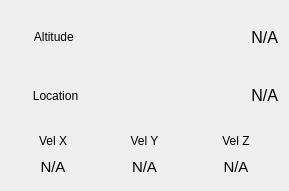
<?xml version="1.0" encoding="UTF-8"?>
<ui version="4.0">
 <class>MovementWidget</class>
 <widget class="QWidget" name="MovementWidget">
  <property name="geometry">
   <rect>
    <x>0</x>
    <y>0</y>
    <width>289</width>
    <height>191</height>
   </rect>
  </property>
  <property name="sizePolicy">
   <sizepolicy hsizetype="Preferred" vsizetype="Minimum">
    <horstretch>0</horstretch>
    <verstretch>0</verstretch>
   </sizepolicy>
  </property>
  <property name="windowTitle">
   <string>Form</string>
  </property>
  <property name="styleSheet">
   <string notr="true">QLabel{
	color:black;
	padding:5px;
	background-color:rgb(211, 211, 211)
}

QLabel#altTitle{
	background-color:rgb(147, 194, 255)
}

QLabel#locTitle {
	background-color:rgb(175, 225, 129)
}

QLabel#alt, QLabel#loc{
	padding-right:5px;
	padding-top:8px;
	padding-bottom:8px;
	font: 12pt;
	background-color: rgb(240, 240, 240);
}

QLabel#velX, QLabel#velY,QLabel#velZ,QLabel#pitch, QLabel#roll, QLabel#yaw{
	padding-top:8px;
	padding-bottom:8px;
	font-size:11pt;
	background-color: rgb(240, 240, 240);
};
</string>
  </property>
  <layout class="QGridLayout" name="gridLayout">
   <property name="horizontalSpacing">
    <number>0</number>
   </property>
   <property name="verticalSpacing">
    <number>7</number>
   </property>
   <item row="0" column="1">
    <widget class="QLabel" name="altTitle">
     <property name="sizePolicy">
      <sizepolicy hsizetype="Preferred" vsizetype="Minimum">
       <horstretch>0</horstretch>
       <verstretch>0</verstretch>
      </sizepolicy>
     </property>
     <property name="accessibleName">
      <string notr="true"/>
     </property>
     <property name="lineWidth">
      <number>1</number>
     </property>
     <property name="text">
      <string>Altitude </string>
     </property>
     <property name="alignment">
      <set>Qt::AlignCenter</set>
     </property>
    </widget>
   </item>
   <item row="3" column="2" colspan="2">
    <widget class="QLabel" name="loc">
     <property name="sizePolicy">
      <sizepolicy hsizetype="Preferred" vsizetype="Minimum">
       <horstretch>0</horstretch>
       <verstretch>0</verstretch>
      </sizepolicy>
     </property>
     <property name="font">
      <font>
       <pointsize>12</pointsize>
       <weight>50</weight>
       <italic>false</italic>
       <bold>false</bold>
      </font>
     </property>
     <property name="styleSheet">
      <string notr="true"/>
     </property>
     <property name="text">
      <string>N/A</string>
     </property>
     <property name="alignment">
      <set>Qt::AlignRight|Qt::AlignTrailing|Qt::AlignVCenter</set>
     </property>
     <property name="margin">
      <number>0</number>
     </property>
    </widget>
   </item>
   <item row="3" column="1">
    <widget class="QLabel" name="locTitle">
     <property name="sizePolicy">
      <sizepolicy hsizetype="Minimum" vsizetype="Minimum">
       <horstretch>0</horstretch>
       <verstretch>0</verstretch>
      </sizepolicy>
     </property>
     <property name="maximumSize">
      <size>
       <width>16777215</width>
       <height>16777214</height>
      </size>
     </property>
     <property name="text">
      <string>Location</string>
     </property>
     <property name="alignment">
      <set>Qt::AlignCenter</set>
     </property>
    </widget>
   </item>
   <item row="0" column="2" colspan="2">
    <widget class="QLabel" name="alt">
     <property name="sizePolicy">
      <sizepolicy hsizetype="Preferred" vsizetype="Minimum">
       <horstretch>0</horstretch>
       <verstretch>0</verstretch>
      </sizepolicy>
     </property>
     <property name="font">
      <font>
       <pointsize>12</pointsize>
       <weight>50</weight>
       <italic>false</italic>
       <bold>false</bold>
      </font>
     </property>
     <property name="accessibleName">
      <string/>
     </property>
     <property name="styleSheet">
      <string notr="true"/>
     </property>
     <property name="text">
      <string>N/A</string>
     </property>
     <property name="alignment">
      <set>Qt::AlignRight|Qt::AlignTrailing|Qt::AlignVCenter</set>
     </property>
     <property name="margin">
      <number>0</number>
     </property>
    </widget>
   </item>
   <item row="4" column="1" colspan="3">
    <layout class="QGridLayout" name="gridLayout_2">
     <property name="horizontalSpacing">
      <number>7</number>
     </property>
     <property name="verticalSpacing">
      <number>0</number>
     </property>
     <item row="3" column="1">
      <widget class="QLabel" name="velY">
       <property name="font">
        <font>
         <pointsize>11</pointsize>
        </font>
       </property>
       <property name="styleSheet">
        <string notr="true"/>
       </property>
       <property name="text">
        <string>N/A</string>
       </property>
       <property name="alignment">
        <set>Qt::AlignCenter</set>
       </property>
       <property name="margin">
        <number>0</number>
       </property>
      </widget>
     </item>
     <item row="3" column="0">
      <widget class="QLabel" name="velX">
       <property name="font">
        <font>
         <pointsize>11</pointsize>
        </font>
       </property>
       <property name="styleSheet">
        <string notr="true"/>
       </property>
       <property name="text">
        <string>N/A</string>
       </property>
       <property name="alignment">
        <set>Qt::AlignCenter</set>
       </property>
       <property name="margin">
        <number>0</number>
       </property>
      </widget>
     </item>
     <item row="2" column="1">
      <widget class="QLabel" name="velYTitle">
       <property name="sizePolicy">
        <sizepolicy hsizetype="Minimum" vsizetype="Minimum">
         <horstretch>0</horstretch>
         <verstretch>0</verstretch>
        </sizepolicy>
       </property>
       <property name="maximumSize">
        <size>
         <width>16777215</width>
         <height>16777214</height>
        </size>
       </property>
       <property name="text">
        <string>Vel Y</string>
       </property>
       <property name="alignment">
        <set>Qt::AlignCenter</set>
       </property>
       <property name="margin">
        <number>0</number>
       </property>
      </widget>
     </item>
     <item row="2" column="0">
      <widget class="QLabel" name="velXTitle">
       <property name="sizePolicy">
        <sizepolicy hsizetype="Minimum" vsizetype="Minimum">
         <horstretch>0</horstretch>
         <verstretch>0</verstretch>
        </sizepolicy>
       </property>
       <property name="maximumSize">
        <size>
         <width>16777215</width>
         <height>16777214</height>
        </size>
       </property>
       <property name="text">
        <string>Vel X</string>
       </property>
       <property name="alignment">
        <set>Qt::AlignCenter</set>
       </property>
       <property name="margin">
        <number>0</number>
       </property>
      </widget>
     </item>
     <item row="3" column="2">
      <widget class="QLabel" name="velZ">
       <property name="font">
        <font>
         <pointsize>11</pointsize>
        </font>
       </property>
       <property name="styleSheet">
        <string notr="true"/>
       </property>
       <property name="text">
        <string>N/A</string>
       </property>
       <property name="alignment">
        <set>Qt::AlignCenter</set>
       </property>
       <property name="margin">
        <number>0</number>
       </property>
      </widget>
     </item>
     <item row="2" column="2">
      <widget class="QLabel" name="velZTitle">
       <property name="sizePolicy">
        <sizepolicy hsizetype="Minimum" vsizetype="Minimum">
         <horstretch>0</horstretch>
         <verstretch>0</verstretch>
        </sizepolicy>
       </property>
       <property name="maximumSize">
        <size>
         <width>16777215</width>
         <height>16777214</height>
        </size>
       </property>
       <property name="text">
        <string>Vel Z</string>
       </property>
       <property name="alignment">
        <set>Qt::AlignCenter</set>
       </property>
       <property name="margin">
        <number>0</number>
       </property>
      </widget>
     </item>
    </layout>
   </item>
  </layout>
 </widget>
 <resources/>
 <connections/>
</ui>
